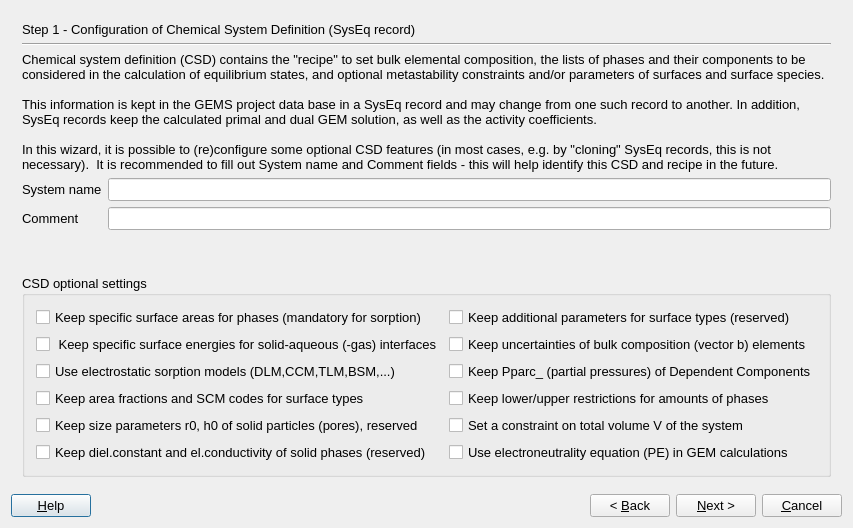
<?xml version="1.0" encoding="UTF-8"?>
<ui version="4.0">
 <class>SystemWizardData</class>
 <widget class="QDialog" name="SystemWizardData">
  <property name="geometry">
   <rect>
    <x>0</x>
    <y>0</y>
    <width>841</width>
    <height>528</height>
   </rect>
  </property>
  <property name="font">
   <font>
    <pointsize>10</pointsize>
   </font>
  </property>
  <property name="windowTitle">
   <string>GEM-Selektor System</string>
  </property>
  <layout class="QVBoxLayout" name="verticalLayout_3">
   <item>
    <widget class="QStackedWidget" name="stackedWidget">
     <property name="mouseTracking">
      <bool>false</bool>
     </property>
     <property name="acceptDrops">
      <bool>false</bool>
     </property>
     <property name="autoFillBackground">
      <bool>false</bool>
     </property>
     <property name="frameShape">
      <enum>QFrame::NoFrame</enum>
     </property>
     <property name="frameShadow">
      <enum>QFrame::Plain</enum>
     </property>
     <property name="currentIndex">
      <number>0</number>
     </property>
     <widget class="QWidget" name="page">
      <layout class="QGridLayout" name="gridLayout_3">
       <item row="0" column="0" colspan="2">
        <widget class="QLabel" name="pageName">
         <property name="sizePolicy">
          <sizepolicy hsizetype="Preferred" vsizetype="Fixed">
           <horstretch>0</horstretch>
           <verstretch>0</verstretch>
          </sizepolicy>
         </property>
         <property name="text">
          <string>Step 1 - Configuration of Chemical System Definition (SysEq record)</string>
         </property>
        </widget>
       </item>
       <item row="1" column="0" colspan="2">
        <widget class="Line" name="line">
         <property name="orientation">
          <enum>Qt::Horizontal</enum>
         </property>
        </widget>
       </item>
       <item row="2" column="0" colspan="2">
        <widget class="QLabel" name="textLabel12">
         <property name="text">
          <string>&lt;!DOCTYPE HTML PUBLIC &quot;-//W3C//DTD HTML 4.0//EN&quot; &quot;http://www.w3.org/TR/REC-html40/strict.dtd&quot;&gt;
&lt;html&gt;&lt;head&gt;&lt;meta name=&quot;qrichtext&quot; content=&quot;1&quot; /&gt;&lt;style type=&quot;text/css&quot;&gt;
p, li { white-space: pre-wrap; }
&lt;/style&gt;&lt;/head&gt;&lt;body style=&quot; font-family:'MS Shell Dlg 2'; font-size:10pt; font-weight:400; font-style:normal;&quot;&gt;
&lt;p style=&quot; margin-top:0px; margin-bottom:0px; margin-left:0px; margin-right:0px; -qt-block-indent:0; text-indent:0px;&quot;&gt;Chemical system definition (CSD) contains the &amp;quot;recipe&amp;quot; to set bulk elemental composition, the lists of phases and their components to be considered in the calculation of equilibrium states, and optional metastability constraints and/or parameters of surfaces and surface species. &lt;/p&gt;
&lt;p style=&quot;-qt-paragraph-type:empty; margin-top:0px; margin-bottom:0px; margin-left:0px; margin-right:0px; -qt-block-indent:0; text-indent:0px;&quot;&gt;&lt;/p&gt;
&lt;p style=&quot; margin-top:0px; margin-bottom:0px; margin-left:0px; margin-right:0px; -qt-block-indent:0; text-indent:0px;&quot;&gt;This information is kept in the GEMS project data base in a SysEq record and may change from one such record to another. In addition, SysEq records keep the calculated primal and dual GEM solution, as well as the activity coefficients. &lt;/p&gt;
&lt;p style=&quot;-qt-paragraph-type:empty; margin-top:0px; margin-bottom:0px; margin-left:0px; margin-right:0px; -qt-block-indent:0; text-indent:0px;&quot;&gt;&lt;/p&gt;
&lt;p style=&quot; margin-top:0px; margin-bottom:0px; margin-left:0px; margin-right:0px; -qt-block-indent:0; text-indent:0px;&quot;&gt;In this wizard, it is possible to (re)configure some optional CSD features (in most cases, e.g. by &amp;quot;cloning&amp;quot; SysEq records, this is not necessary).  It is recommended to fill out System name and Comment fields - this will help identify this CSD and recipe in the future.&lt;/p&gt;&lt;/body&gt;&lt;/html&gt;</string>
         </property>
         <property name="alignment">
          <set>Qt::AlignVCenter</set>
         </property>
         <property name="wordWrap">
          <bool>true</bool>
         </property>
        </widget>
       </item>
       <item row="3" column="0">
        <widget class="QLabel" name="label_2">
         <property name="text">
          <string>System name</string>
         </property>
        </widget>
       </item>
       <item row="3" column="1">
        <widget class="QLineEdit" name="pName"/>
       </item>
       <item row="4" column="0">
        <widget class="QLabel" name="label_3">
         <property name="text">
          <string>Comment</string>
         </property>
        </widget>
       </item>
       <item row="4" column="1">
        <widget class="QLineEdit" name="pComment"/>
       </item>
       <item row="5" column="0">
        <spacer name="verticalSpacer">
         <property name="orientation">
          <enum>Qt::Vertical</enum>
         </property>
         <property name="sizeHint" stdset="0">
          <size>
           <width>20</width>
           <height>32</height>
          </size>
         </property>
        </spacer>
       </item>
       <item row="6" column="0" colspan="2">
        <widget class="QGroupBox" name="groupBox">
         <property name="title">
          <string>CSD optional settings</string>
         </property>
         <layout class="QGridLayout" name="gridLayout_2">
          <item row="0" column="0">
           <widget class="QCheckBox" name="pPAalp">
            <property name="text">
             <string>Keep specific surface areas for phases (mandatory for sorption)</string>
            </property>
           </widget>
          </item>
          <item row="0" column="1">
           <widget class="QCheckBox" name="pPXlam">
            <property name="text">
             <string>Keep additional parameters for surface types (reserved)</string>
            </property>
           </widget>
          </item>
          <item row="1" column="0">
           <widget class="QCheckBox" name="pPSigm">
            <property name="text">
             <string> Keep specific surface energies for solid-aqueous (-gas) interfaces</string>
            </property>
           </widget>
          </item>
          <item row="1" column="1">
           <widget class="QCheckBox" name="pPDelB">
            <property name="text">
             <string>Keep uncertainties of bulk composition (vector b) elements</string>
            </property>
           </widget>
          </item>
          <item row="2" column="0">
           <widget class="QCheckBox" name="pPBeq">
            <property name="text">
             <string>Use electrostatic sorption models (DLM,CCM,TLM,BSM,...)</string>
            </property>
           </widget>
          </item>
          <item row="2" column="1">
           <widget class="QCheckBox" name="pPParc">
            <property name="text">
             <string>Keep Pparc_ (partial pressures) of Dependent Components</string>
            </property>
           </widget>
          </item>
          <item row="3" column="0">
           <widget class="QCheckBox" name="pPNfsp">
            <property name="text">
             <string>Keep area fractions and SCM codes for surface types</string>
            </property>
           </widget>
          </item>
          <item row="3" column="1">
           <widget class="QCheckBox" name="pPLim">
            <property name="text">
             <string>Keep lower/upper restrictions for amounts of phases </string>
            </property>
           </widget>
          </item>
          <item row="4" column="0">
           <widget class="QCheckBox" name="pXr0h0">
            <property name="text">
             <string>Keep size parameters r0, h0 of solid particles (pores), reserved</string>
            </property>
           </widget>
          </item>
          <item row="4" column="1">
           <widget class="QCheckBox" name="pPV">
            <property name="text">
             <string>Set a constraint on total volume V of the system</string>
            </property>
           </widget>
          </item>
          <item row="5" column="0">
           <widget class="QCheckBox" name="pPXepsC">
            <property name="text">
             <string>Keep diel.constant and el.conductivity of solid phases (reserved)</string>
            </property>
           </widget>
          </item>
          <item row="5" column="1">
           <widget class="QCheckBox" name="pPE">
            <property name="text">
             <string>Use electroneutrality equation (PE) in GEM calculations</string>
            </property>
           </widget>
          </item>
         </layout>
        </widget>
       </item>
      </layout>
     </widget>
     <widget class="QWidget" name="page_2">
      <layout class="QVBoxLayout" name="verticalLayout_2">
       <item>
        <widget class="QLabel" name="label">
         <property name="sizePolicy">
          <sizepolicy hsizetype="Preferred" vsizetype="Fixed">
           <horstretch>0</horstretch>
           <verstretch>0</verstretch>
          </sizepolicy>
         </property>
         <property name="text">
          <string>Step 2 - Additional CSD configuration</string>
         </property>
        </widget>
       </item>
       <item>
        <widget class="Line" name="line_2">
         <property name="orientation">
          <enum>Qt::Horizontal</enum>
         </property>
        </widget>
       </item>
       <item>
        <widget class="QGroupBox" name="groupBox_3">
         <property name="sizePolicy">
          <sizepolicy hsizetype="Minimum" vsizetype="Minimum">
           <horstretch>0</horstretch>
           <verstretch>0</verstretch>
          </sizepolicy>
         </property>
         <property name="title">
          <string/>
         </property>
         <layout class="QGridLayout" name="gridLayout">
          <item row="0" column="0">
           <widget class="QCheckBox" name="pPbPh">
            <property name="text">
             <string>Use the xp_ vector of the system recipe to set quantities of phases from another calculated equilibrium state</string>
            </property>
           </widget>
          </item>
          <item row="1" column="0">
           <widget class="QLabel" name="label_4">
            <property name="text">
             <string>&lt;!DOCTYPE HTML PUBLIC &quot;-//W3C//DTD HTML 4.0//EN&quot; &quot;http://www.w3.org/TR/REC-html40/strict.dtd&quot;&gt;
&lt;html&gt;&lt;head&gt;&lt;meta name=&quot;qrichtext&quot; content=&quot;1&quot; /&gt;&lt;style type=&quot;text/css&quot;&gt;
p, li { white-space: pre-wrap; }
&lt;/style&gt;&lt;/head&gt;&lt;body style=&quot; font-family:'MS Shell Dlg 2'; font-size:10pt; font-weight:400; font-style:normal;&quot;&gt;
&lt;p style=&quot; margin-top:0px; margin-bottom:0px; margin-left:0px; margin-right:0px; -qt-block-indent:0; text-indent:0px;&quot;&gt;Composition of phase(s) referred to in the xp_ vector can be obtained either from another SysEq record with a key given in the field below; if nothing or '*' is given there, you will be asked to select one. &lt;/p&gt;
&lt;p style=&quot; margin-top:0px; margin-bottom:0px; margin-left:0px; margin-right:0px; -qt-block-indent:0; text-indent:0px;&quot;&gt;If you cancel selection of SysEq record key or type the &amp;quot;empty&amp;quot; value --- in the field below then, upon calculation of this SysEq record, the program will attempt getting compositions of phases from what is available in RAM from the previously read or calculated single thermodynamic system. This may be useful e.g. for various &amp;quot;sequential reactor&amp;quot; models.  &lt;/p&gt;
&lt;p style=&quot; margin-top:0px; margin-bottom:0px; margin-left:0px; margin-right:0px; -qt-block-indent:0; text-indent:0px;&quot;&gt;  &lt;/p&gt;
&lt;p style=&quot; margin-top:0px; margin-bottom:0px; margin-left:0px; margin-right:0px; -qt-block-indent:0; text-indent:0px;&quot;&gt;Key of SysEq record to be used in getting phase compositions for the xp_ recipe vector:&lt;/p&gt;&lt;/body&gt;&lt;/html&gt;</string>
            </property>
            <property name="scaledContents">
             <bool>true</bool>
            </property>
            <property name="wordWrap">
             <bool>true</bool>
            </property>
           </widget>
          </item>
          <item row="2" column="0">
           <widget class="QLineEdit" name="pKey"/>
          </item>
         </layout>
        </widget>
       </item>
       <item>
        <widget class="QGroupBox" name="groupBox_2">
         <property name="sizePolicy">
          <sizepolicy hsizetype="Expanding" vsizetype="Expanding">
           <horstretch>0</horstretch>
           <verstretch>0</verstretch>
          </sizepolicy>
         </property>
         <property name="title">
          <string>What will happen after you click &quot;Finish&quot;</string>
         </property>
         <layout class="QVBoxLayout" name="verticalLayout">
          <item>
           <widget class="QLabel" name="textLabel13">
            <property name="text">
             <string>(1) The new configutarion of SysEq record will be activated and used in the recipe and equilibrium state calculations.</string>
            </property>
            <property name="alignment">
             <set>Qt::AlignVCenter</set>
            </property>
            <property name="wordWrap">
             <bool>true</bool>
            </property>
           </widget>
          </item>
          <item>
           <widget class="QLabel" name="textLabel13_2">
            <property name="text">
             <string>(2) The Single Thermodynamic System dialog will appear. Just set or check the recipe and proceed with GEM calculation. </string>
            </property>
            <property name="alignment">
             <set>Qt::AlignVCenter</set>
            </property>
            <property name="wordWrap">
             <bool>true</bool>
            </property>
           </widget>
          </item>
          <item>
           <widget class="QLabel" name="textLabel13_3">
            <property name="text">
             <string>(3) To save newly configured SysEq record into Project data base, click &quot;Accept&quot; when the GEM calculation is finished. </string>
            </property>
            <property name="alignment">
             <set>Qt::AlignVCenter</set>
            </property>
            <property name="wordWrap">
             <bool>true</bool>
            </property>
           </widget>
          </item>
          <item>
           <widget class="QLabel" name="textLabel13_4">
            <property name="text">
             <string>This configuration will be taken over in any SysEq record produced from this one using the New(Clone) button or menu command. </string>
            </property>
            <property name="alignment">
             <set>Qt::AlignVCenter</set>
            </property>
            <property name="wordWrap">
             <bool>true</bool>
            </property>
           </widget>
          </item>
         </layout>
        </widget>
       </item>
      </layout>
     </widget>
    </widget>
   </item>
   <item>
    <layout class="QHBoxLayout">
     <item>
      <widget class="QPushButton" name="pHelp">
       <property name="text">
        <string>&amp;Help</string>
       </property>
      </widget>
     </item>
     <item>
      <spacer>
       <property name="orientation">
        <enum>Qt::Horizontal</enum>
       </property>
       <property name="sizeHint" stdset="0">
        <size>
         <width>40</width>
         <height>20</height>
        </size>
       </property>
      </spacer>
     </item>
     <item>
      <widget class="QPushButton" name="pBack">
       <property name="text">
        <string>&lt; &amp;Back</string>
       </property>
      </widget>
     </item>
     <item>
      <widget class="QPushButton" name="pNext">
       <property name="text">
        <string>&amp;Next &gt;</string>
       </property>
      </widget>
     </item>
     <item>
      <widget class="QPushButton" name="pCancel">
       <property name="text">
        <string>&amp;Cancel</string>
       </property>
      </widget>
     </item>
    </layout>
   </item>
  </layout>
 </widget>
 <layoutdefault spacing="6" margin="11"/>
 <tabstops>
  <tabstop>pPE</tabstop>
  <tabstop>pPV</tabstop>
  <tabstop>pPBeq</tabstop>
  <tabstop>pPAalp</tabstop>
  <tabstop>pPSigm</tabstop>
  <tabstop>pPNfsp</tabstop>
  <tabstop>pPLim</tabstop>
  <tabstop>pXr0h0</tabstop>
  <tabstop>pPXepsC</tabstop>
  <tabstop>pPParc</tabstop>
  <tabstop>pHelp</tabstop>
  <tabstop>pBack</tabstop>
  <tabstop>pNext</tabstop>
  <tabstop>pCancel</tabstop>
 </tabstops>
 <resources/>
 <connections>
  <connection>
   <sender>pCancel</sender>
   <signal>clicked()</signal>
   <receiver>SystemWizardData</receiver>
   <slot>reject()</slot>
   <hints>
    <hint type="sourcelabel">
     <x>587</x>
     <y>518</y>
    </hint>
    <hint type="destinationlabel">
     <x>317</x>
     <y>270</y>
    </hint>
   </hints>
  </connection>
 </connections>
</ui>
